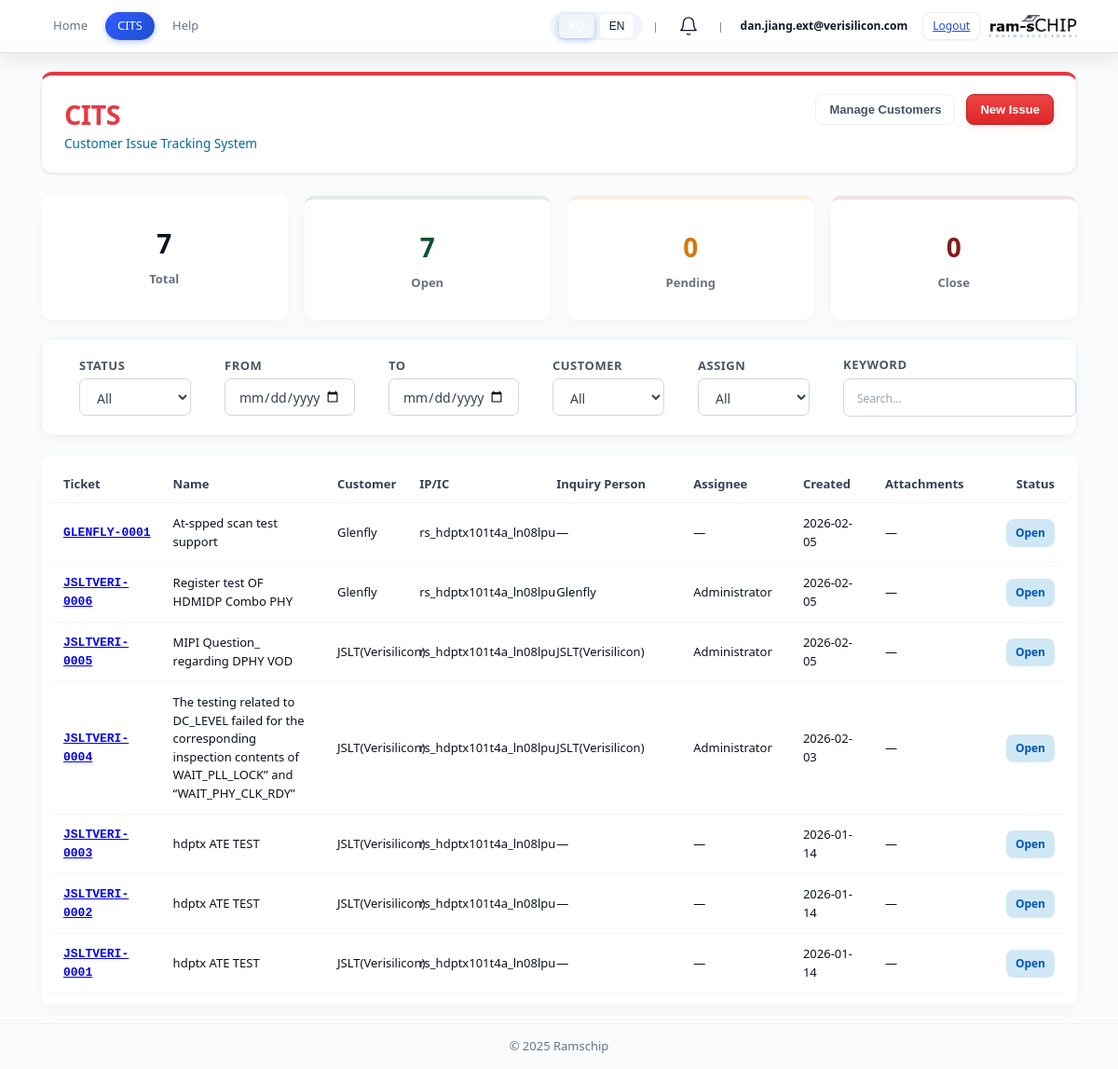
Page /cits/ (signed in) on the committed database.
### modules/cits/models.py (models this page shows)
class Customer(Base):
    __tablename__ = "customers"
    id: Mapped[int] = mapped_column(primary_key=True)
    name: Mapped[str] = mapped_column(String(255), unique=True, index=True)
    company: Mapped[str] = mapped_column(String(255), nullable=True)
    email: Mapped[str] = mapped_column(String(255), nullable=True)
    notes: Mapped[str] = mapped_column(Text, nullable=True)
    is_active: Mapped[bool] = mapped_column(default=True)
    created_at: Mapped[datetime] = mapped_column(default=datetime.utcnow)
    updated_at: Mapped[datetime] = mapped_column(default=datetime.utcnow, onupdate=datetime.utcnow)

class CustomerIssue(Base):
    __tablename__ = "customer_issues"
    id: Mapped[int] = mapped_column(primary_key=True)
    ticket_no: Mapped[str] = mapped_column(String(64), unique=True, index=True)
    title: Mapped[str] = mapped_column(String(255))
    description: Mapped[str] = mapped_column(Text, nullable=True)
    status: Mapped[str] = mapped_column(SAEnum(IssueStatusEnum, native_enum=False), default=IssueStatusEnum.OPEN)
    tag: Mapped[str] = mapped_column(SAEnum(IssueTagEnum, native_enum=False), nullable=True)
    customer: Mapped[str] = mapped_column(String(255), nullable=True)
    ip_ic: Mapped[str] = mapped_column(String(128), nullable=True)
    priority: Mapped[str] = mapped_column(String(32), nullable=True)
    reporter: Mapped[str] = mapped_column(String(128), nullable=True)
    assignee: Mapped[str] = mapped_column(String(128), nullable=True)
    attachments: Mapped[str] = mapped_column(String(1000), nullable=True)
    created_at: Mapped[datetime] = mapped_column(default=datetime.utcnow)
    updated_at: Mapped[datetime] = mapped_column(default=datetime.utcnow, onupdate=datetime.utcnow)
    __table_args__ = (
        Index('ix_customer_issues_status', 'status'),
    )

### modules/cits/routes/customer_issue.py (the view)
@router.get("/", response_class=HTMLResponse)
def customer_main(request: Request, status: str = None):
    session_param = request.query_params.get("session")
    if session_param:
        response = RedirectResponse(url="/cits/", status_code=303)
        response.set_cookie("rams_sess", session_param, max_age=30*60, path="/", httponly=True)
        return response
    auth_check = ensure_authenticated(request)
    if auth_check:
        return auth_check
    if templates is None:
        return HTMLResponse("<h1>Error: Templates not initialized</h1>")
    locale = get_locale(request)
    db = get_customer_db_sync()
    try:
        issues = db.query(CustomerIssue).order_by(CustomerIssue.created_at.desc()).all()
        for it in issues:
            disp = []
            if it.attachments:
                parts = [p for p in it.attachments.split(',') if p]
                non_prefixed = [p for p in parts if not (p.split('/')[-1].startswith('cits_'))]
                if non_prefixed:
                    disp = non_prefixed
                else:
                    disp = parts
            it.display_attachments = disp
        total = len(issues)
        open_count = len([i for i in issues if i.status == 'OPEN'])
        pending_count = len([i for i in issues if i.status == 'PENDING'])
        close_count = len([i for i in issues if i.status == 'CLOSE'])
        status_counts = {
            'OPEN': open_count,
            'PENDING': pending_count,
            'CLOSE': close_count,
        }
        auth_db = get_auth_db_sync()
        try:
            users = auth_db.query(AuthUser).filter(AuthUser.is_active == True).order_by(AuthUser.english_name).all()
        finally:
            auth_db.close()
        customers = db.query(Customer).filter(Customer.is_active == True).order_by(Customer.name).all()
        def t(key: str, *args, **kwargs):
            return i18n_t(key, locale, **kwargs)
        return templates.TemplateResponse("modules/cits/main.html", {
            "request": request,
            "locale": locale,
            "t": t,
            "issues": issues,
            "users": users,
            "customers": customers,
            "total_issues": total,
            "open_issues": open_count,
            "status_counts": status_counts,
            "status_list": ['OPEN','PENDING','CLOSE'],
            "filter_status": status or "",
        })
    finally:
        db.close()

### templates/modules/cits/main.html (shortened to what this page needs)
{% extends "base.html" %}
{% block content %}
<main class="container cits-root">
  <div class="dashboard-header-section cits-header">
    <div class="dashboard-header-content">
      <div>
        <h1 class="dashboard-title">{{ t('cits.title') }}</h1>
        <p class="dashboard-subtitle">{{ t('cits.name') }}</p>
      </div>
        <div class="header-actions">
        <button class="cits-btn ghost" onclick="openCustomerModal()">{{ t('cits.manage_customers') }}</button>
        <button class="cits-btn cits-btn-primary" onclick="openNewCitsIssueModal()">{{ t('cits.new_issue') }}</button>
      </div>
    </div>
  </div>
  <div class="stats-section">
    <div class="stat-card">
      <div class="stat-value">{{ total_issues }}</div>
      <div class="stat-label">{{ t('common.total') or 'Total' }}</div>
    </div>
    {% for s in status_list %}
    {% set cls = 'stat-open' if s == 'OPEN' else ('stat-pending' if s == 'PENDING' else 'stat-close') %}
    <div class="stat-card {{ cls }}" data-status="{{ s }}">
      <div class="stat-value">{{ status_counts[s] or 0 }}</div>
      <div class="stat-label">{{ s.title() }}</div>
    </div>
    {% endfor %}
  </div>
  <div class="filter-section">
    <div class="filter-group">
      <label>{{ t('common.status') }}</label>
      <select id="filterStatus" onchange="applyFilters()">
        <option value="">{{ t('common.all') }}</option>
      </select>
    </div>
    <div class="filter-group">
      <label>{{ t('cits.from_date') }}</label>
      <input type="date" id="filterDateFrom" onchange="applyFilters()">
    </div>
    <div class="filter-group">
      <label>{{ t('cits.to_date') }}</label>
      <input type="date" id="filterDateTo" onchange="applyFilters()">
    </div>
    <div class="filter-group">
      <label>{{ t('cits.customer') }}</label>
      <select id="filterCustomer" onchange="applyFilters()">
        <option value="">{{ t('common.all') }}</option>
      </select>
    </div>
    <div class="filter-group">
      <label>{{ t('cits.assign') }}</label>
      <select id="filterAssignee" onchange="applyFilters()">
        <option value="">{{ t('common.all') }}</option>
      </select>
    </div>
    <div class="filter-group">
      <label>{{ t('cits.keyword') }}</label>
      <input type="text" id="filterKeyword" placeholder="{{ t('common.search') }}..." onkeyup="applyFilters()">
    </div>
  </div>
  <div class="issues-table-wrapper">
    <table class="issues-table">
      <colgroup>
        <col class="col-ticket" />
        <col class="col-title" />
        <col class="col-customer" />
        <col class="col-ip" />
        <col class="col-inquiry-person" />
        <col class="col-assignee" />
        <col class="col-created" />
        <col class="col-attachments" />
        <col class="col-status" />
      </colgroup>
      <thead>
        <tr>
          <th class="ticket-col">{{ t('cits.ticket') }}</th>
          <th>{{ t('common.name') }}</th>
          <th>{{ t('cits.customer') }}</th>
          <th>{{ t('cits.ip_ic') }}</th>
          <th>{{ t('cits.inquiry_person') }}</th>
          <th>{{ t('cits.assignee') }}</th>
          <th>{{ t('cits.created_date') }}</th>
          <th>{{ t('cits.attachments') }}</th>
          <th class="status-col">{{ t('common.status') }}</th>
        </tr>
      </thead>
      <tbody>
        {% if issues %}
          {% for issue in issues %}
          <tr data-ticket="{{ issue.ticket_no }}"
              data-title="{{ issue.title|e }}"
              data-customer="{{ issue.customer|e or '' }}"
              data-ip="{{ issue.ip_ic|e or '' }}"
              data-created="{{ issue.created_at.strftime('%Y-%m-%d') if issue.created_at else '' }}"
              data-status="{{ issue.status }}"
              data-assignee="{{ issue.assignee|e or '' }}">
            <td class="ticket-col"><a href="/cits/issue/{{ issue.id }}">{{ issue.ticket_no }}</a></td>
            <td>{{ issue.title }}</td>
            <td>{{ issue.customer or '—' }}</td>
            <td>{{ issue.ip_ic or '—' }}</td>
            <td>{{ issue.reporter or '—' }}</td>
            <td>{{ issue.assignee or '—' }}</td>
            <td>{{ issue.created_at.strftime('%Y-%m-%d') if issue.created_at else '—' }}</td>
            <td class="attachments-cell">
              {% if issue.display_attachments %}
                {% for p in issue.display_attachments %}
                  {% set fname = p.split('/')[-1] %}
                  {% if fname.startswith('cits_') %}
                    {% set parts = fname.split('_') %}
                    {% if parts|length > 4 %}
                      {% set display_name = parts[4:]|join('_') %}
                    {% else %}
                      {% set display_name = fname %}
                    {% endif %}
                  {% else %}
                    {% set display_name = fname %}
                  {% endif %}
                  <a class="attach-link" href="/{{ p }}" target="_blank">📎 {{ display_name }}</a>{% if not loop.last %}, {% endif %}
                {% endfor %}
              {% else %}
                —
              {% endif %}
            </td>
            <td class="status-col">
              {% if issue.status == 'OPEN' %}
                <span class="status-open">Open</span>
              {% elif issue.status == 'PENDING' %}
                <span class="status-pending">Pending</span>
              {% else %}
                <span class="status-close">Closed</span>
              {% endif %}
            </td>
          </tr>
          {% endfor %}
        {% else %}
          <tr><td colspan="10">{{ t('cits.no_issues') }} <a href="#" onclick="openNewCitsIssueModal();return false;">{{ t('cits.create_one') }}</a></td></tr>
        {% endif %}
      </tbody>
    </table>
  </div>
</main>
{% endblock %}

### templates/base.html (shortened to what this page needs)
<!doctype html>
<html lang="ko">
<head>
  <link rel="stylesheet" href="/static/shared.css" />
  <link rel="stylesheet" href="/static/main.css" />
  <link rel="stylesheet" href="/static/auth.css" />
  <link rel="stylesheet" href="/static/admin_dashboard.css" />
  {% set path = request.url.path %}
  {% if path.startswith('/rpmt') or path.startswith('/admin') %}
  <link rel="stylesheet" href="/static/modules/rpmt/rpmt.css?v=4" />
  {% elif path.startswith('/svit') %}
  <link rel="stylesheet" href="/static/modules/svit/svit.css" />
  {% elif path.startswith('/cits') %}
  <link rel="stylesheet" href="/static/modules/cits/cits.css" />
  {% elif path.startswith('/apqp') %}
  <link rel="stylesheet" href="/static/modules/apqp/apqp.css" />
  {% elif path.startswith('/spec-center') %}
  <link rel="stylesheet" href="/static/modules/spec_center/spec_center.css" />
  {% elif path.startswith('/product-info') %}
  <link rel="stylesheet" href="/static/modules/product_info/product_info.css" />
  {% endif %}
</head>
<body class="bg">
  <header class="app-header header">
    <div class="header-inner">
      <div class="header-left">
        {% if path.startswith('/rpmt') or path.startswith('/admin') or path.startswith('/svit') or path.startswith('/main') or path.startswith('/admin-dashboard') or path.startswith('/apqp') or path.startswith('/spec-center') or path.startswith('/cits') or path.startswith('/profile') or path.startswith('/product-info') %}
        <nav class="nav-links">
          <a href="/" class="nav-link {% if path == '/' %}active{% endif %}">{{ t("common.home") }}</a>
          {% if path.startswith('/rpmt') or path.startswith('/admin') %}
          <a href="/rpmt" class="nav-link {% if path.startswith('/rpmt') or path.startswith('/admin') %}active{% endif %}">{{ t("nav.rpmt") }}</a>
          <a href="/rpmt/weekly" class="nav-link {% if path.startswith('/rpmt/weekly') %}active{% endif %}">{{ t("nav.weekly") }}</a>
          <a href="/rpmt/help" class="nav-link {% if path.startswith('/rpmt/help') %}active{% endif %}">{{ t("common.help") }}</a>
          {% if request.session.get("role") == "Admin" %}
          <a href="/rpmt/admin" class="nav-link {% if path.startswith('/rpmt/admin') or path.startswith('/admin') %}active{% endif %}">⚙️ {{ t("nav.admin", locale) }}</a>
          {% endif %}
          {% elif path.startswith('/apqp') %}
          <a href="/apqp" class="nav-link {% if path.startswith('/apqp') %}active{% endif %}">APQP</a>
          <a href="/apqp/help" class="nav-link {% if path.startswith('/apqp/help') %}active{% endif %}">{{ t("common.help") }}</a>
          {% elif path.startswith('/cits') %}
          <a href="/cits" class="nav-link {% if path.startswith('/cits') %}active{% endif %}">CITS</a>
          <a href="/cits/help" class="nav-link {% if path.startswith('/cits/help') %}active{% endif %}">{{ t("common.help") }}</a>
          {% elif path.startswith('/spec-center') %}
          <a href="/spec-center/" class="nav-link {% if path.startswith('/spec-center') %}active{% endif %}">{{ t("nav.spec_center", locale) }}</a>
          <a href="/spec-center/help" class="nav-link {% if path.startswith('/spec-center/help') %}active{% endif %}">{{ t("common.help") }}</a>
          {% elif path.startswith('/product-info') %}
          <a href="/product-info" class="nav-link {% if path.startswith('/product-info') %}active{% endif %}">{{ t("nav.product_info", locale) }}</a>
          {% elif path.startswith('/main') %}
          <a href="/main" class="nav-link {% if path == '/main' %}active{% endif %}">{{ t("nav.main") }}</a>
          {% if request.session.get("role") == "Admin" %}
          <a href="/main/admin" class="nav-link {% if path == '/main/admin' %}active{% endif %}">⚙️ {{ t("nav.admin", locale) }}</a>
          {% endif %}
          {% endif %}
        </nav>
        {% endif %}
      </div>
      <div class="header-right">
        <div class="lang-selector" role="group" aria-label="Language selector">
          <button onclick="setLanguage('ko')" aria-label="{{ t('common.lang_ko') }}" class="lang-btn {% if request.cookies.get('lang', 'ko') == 'ko' %}active{% endif %}">KO</button>
          <button onclick="setLanguage('en')" aria-label="{{ t('common.lang_en') }}" class="lang-btn {% if request.cookies.get('lang', 'ko') == 'en' %}active{% endif %}">EN</button>
        </div>
        {% if request.session.get("is_authenticated") %}
        <span class="divider">|</span>
        <div class="notification-container">
          <button class="notification-bell" id="notificationBell" aria-label="Notifications" title="{{ t('common.notifications', locale) }}">
            <svg xmlns="http://www.w3.org/2000/svg" viewBox="0 0 24 24" fill="none" stroke="currentColor" stroke-width="2" stroke-linecap="round" stroke-linejoin="round">
              <path d="M18 8A6 6 0 0 0 6 8c0 7-3 9-3 9h18s-3-2-3-9"></path>
              <path d="M13.73 21a2 2 0 0 1-3.46 0"></path>
            </svg>
          </button>
        </div>
        {% endif %}
        {% if request.session.get("is_authenticated") %}
        <span class="divider">|</span>
        <div class="user-info">
          <a href="/profile" class="user-id-link">{{ request.session.get("english_name") }}</a>
          <a href="/auth/logout" class="btn small ghost logout-link">{{ t("common.logout") }}</a>
        </div>
        {% elif request.url.path.startswith('/main') or request.url.path.startswith('/rpmt/admin') or request.url.path.startswith('/svit/admin') %}
        <span class="divider">|</span>
        <a href="/auth/logout" class="btn small ghost logout-link">{{ t("common.logout") }}</a>
        {% endif %}
        <a href="/" class="brand header-logo">
          <img src="/static/ramschip_logo.png" alt="Ramschip" class="logo" />
        </a>
      </div>
    </div>
  </header>
  {% block content %}{% endblock %}
  <footer class="app-footer">
    <div>© {{ now().year if now else 2025 }} Ramschip</div>
  </footer>
</body>
</html>

### static/main.css (style rules this page uses)
.btn { padding: 8px 12px; border: none; border-radius: 4px; font-size: 0.85rem; font-weight: 600; cursor: pointer; transition: all 0.2s ease; }

### static/admin_dashboard.css (style rules this page uses)
.stat-value { font-size: 24px; font-weight: 700; color: var(--brand-700); margin-bottom: 8px; }
.stat-label { font-size: 13px; font-weight: 600; color: #64748b; }

### rows in the picture
Customer: session.get "dan.jiang.ext@verisilicon.com"
CustomerIssue: id "7", title "Open", ticket_no "GLENFLY-0001", title "At-spped scan test support", customer "Glenfly", ip_ic "rs_hdptx101t4a_ln08lpu", reporter "—", assignee "—", created_at "2026-02-05"
CustomerIssue: ticket_no "JSLTVERI-0006", title "Register test OF HDMIDP Combo PHY", customer "Glenfly", ip_ic "rs_hdptx101t4a_ln08lpu", reporter "Glenfly", assignee "Administrator", created_at "2026-02-05", status "Open"
CustomerIssue: ticket_no "JSLTVERI-0005", title "MIPI Question_ regarding DPHY VOD", customer "JSLT(Verisilicon)", ip_ic "rs_hdptx101t4a_ln08lpu", reporter "JSLT(Verisilicon)", assignee "Administrator", created_at "2026-02-05", status "Open"
CustomerIssue: ticket_no "JSLTVERI-0004", title "The testing related to DC_LEVEL failed for the corresponding inspection contents of WAIT_PLL_LOCK” and “WAIT_PHY_CLK_RDY”", customer "JSLT(Verisilicon)", ip_ic "rs_hdptx101t4a_ln08lpu", reporter "JSLT(Verisilicon)", assignee "Administrator", created_at "2026-02-03", status "Open"
CustomerIssue: ticket_no "JSLTVERI-0003", title "hdptx ATE TEST", customer "JSLT(Verisilicon)", ip_ic "rs_hdptx101t4a_ln08lpu", reporter "—", assignee "—", created_at "2026-01-14", status "Open"
CustomerIssue: ticket_no "JSLTVERI-0002", title "hdptx ATE TEST", customer "JSLT(Verisilicon)", ip_ic "rs_hdptx101t4a_ln08lpu", reporter "—", assignee "—", created_at "2026-01-14", status "Open"
CustomerIssue: ticket_no "JSLTVERI-0001", title "hdptx ATE TEST", customer "JSLT(Verisilicon)", ip_ic "rs_hdptx101t4a_ln08lpu", reporter "—", assignee "—", created_at "2026-01-14", status "Open"

### other values in the picture
{{ t("common.home") }} "Home"
{{ t("common.help") }} "Help"
{{ t("common.logout") }} "Logout"
{{ t('cits.title') }} "CITS"
{{ t('cits.name') }} "Customer Issue Tracking System"
{{ t('cits.manage_customers') }} "Manage Customers"
{{ t('cits.new_issue') }} "New Issue"
{{ total_issues }} "7"
{{ t('common.total') or 'Total' }} "Total"
{{ status_counts[s] or 0 }} "0" "0"
{{ s.title() }} "Pending" "Close"
{{ t('common.status') }} "STATUS"
{{ t('cits.from_date') }} "FROM"
{{ t('cits.to_date') }} "TO"
{{ t('cits.customer') }} "CUSTOMER"
